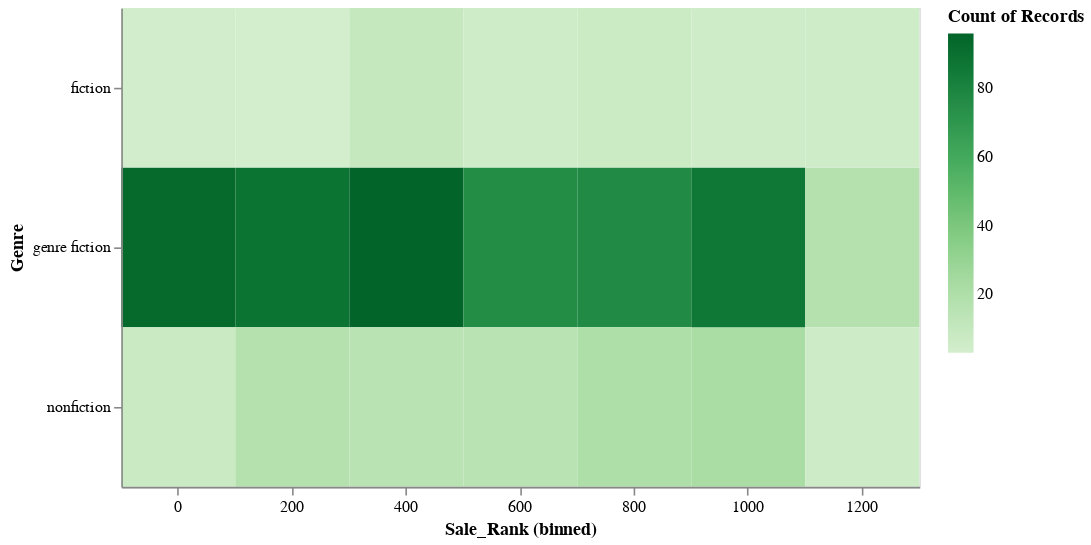

Notebook code cell kept with this figure:
### Markdown cell above
### Step 1: Write down your plan for the visualization (optional)

TODO: edit this cell to write your visualization plan. You can write in altair syntax, in full sentence, or in bullet points, whichever way that helps you to plan your chart.  

**heatmap**
* Describe the encoding rules:
    * TODO: your answer here  
* Describe the transformations:
    * TODO: your answer here  

**text annotation**
* Describe the encoding rules:
    * TODO: your answer here  
* Describe the transformations:
    * TODO: your answer here

### Code cell
heatmap = alt.Chart(filtered_data).transform_filter(
# Exclude children's books
    alt.datum.Genre != 'children'
).transform_bin(
# Bin Sale_Rank into 10 bins
    "binned_rank", field="Sale_Rank", bin=alt.Bin()
).transform_aggregate(
# Count the number of books
    count_books='count()',
# Group by genre and the binned sale rankings
    groupby=['Genre', 'binned_rank']
# It's rectangle marks!
).mark_rect().encode(
    x=alt.X('binned_rank:O',
            title='Sale_Rank (binned)',
            axis=alt.Axis(labelAngle=0)),
    y=alt.Y('Genre:N', title='Genre'),
    color=alt.Color('count_books:Q',
                    scale=alt.Scale(scheme='greens'),
                    title='Count of Records')
).properties(
    width=500,
    height=300,
    title=''
)

heatmap

### Figure 1 — Vega-Lite specification as saved in the notebook (floating-point values rounded to 4 significant figures; data arrays with more than 128 entries replaced by an {"elided": "..."} marker saying what was removed)
{"config": {"view": {"continuousWidth": 300, "continuousHeight": 300}}, "data": {"name": "data-58f3d6df32388432c13c657c33726586"}, "mark": {"type": "rect"}, "encoding": {"color": {"field": "count_books", "scale": {"scheme": "greens"}, "title": "Count of Records", "type": "quantitative"}, "x": {"axis": {"labelAngle": 0}, "field": "binned_rank", "title": "Sale_Rank (binned)", "type": "ordinal"}, "y": {"field": "Genre", "title": "Genre", "type": "nominal"}}, "height": 300, "title": "", "transform": [{"filter": "(datum.Genre !== 'children')"}, {"bin": {}, "field": "Sale_Rank", "as": "binned_rank"}, {"aggregate": [{"op": "count", "as": "count_books"}], "groupby": ["Genre", "binned_rank"]}], "width": 500, "$schema": "https://vega.github.io/schema/vega-lite/v5.20.1.json", "datasets": {"data-58f3d6df32388432c13c657c33726586": {"elided": "685 records"}}}
